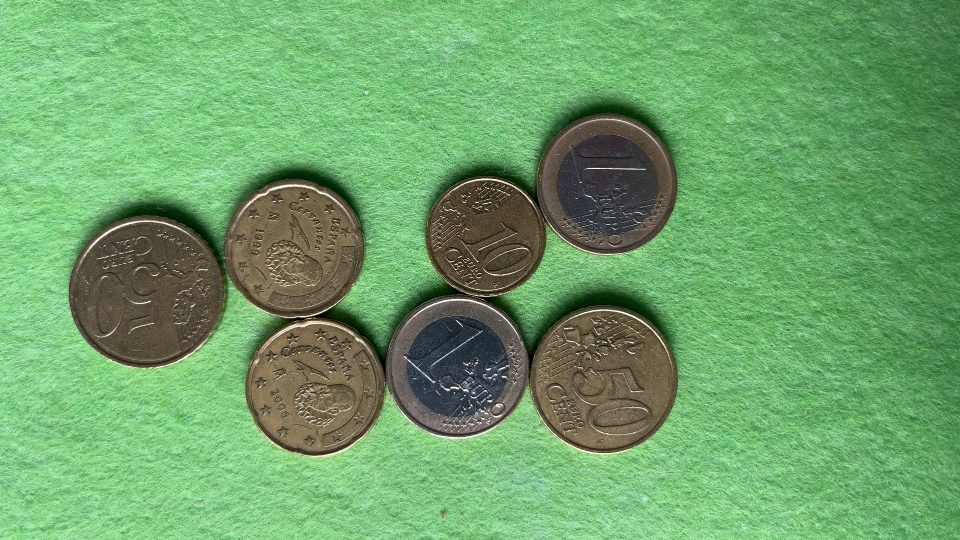
#> input picture data/images/coins.jpg, 960 x 540 px
$ jupyter execute kernels.ipynb
#> lines starting #> are read from the running program, lines starting #| are printed output that depends on the picture
[cell 1]
import cv2
import numpy as np
import matplotlib.pyplot as plt

image = cv2.imread(f'../data/images/coins.jpg')
#> image is the input picture: shape (540, 960, 3); mean B, G, R 105.8, 162.6, 109.6
image_rgb = cv2.cvtColor(image, cv2.COLOR_BGR2RGB)

plt.imshow(image_rgb)
plt.title("Original Image")
plt.axis('off')
plt.show()


image = cv2.resize(image, (0, 0), fx=0.5, fy=0.5)
#> image: shape (270, 480, 3)
image = cv2.GaussianBlur(image, (3, 3), 1)
image_rgb = cv2.cvtColor(image, cv2.COLOR_BGR2RGB)
#> image_rgb: shape (270, 480, 3)

plt.imshow(image_rgb)
plt.title("Original Image")
plt.axis('off')
plt.show()

[cell 2]
Laplacian = np.array([[0, 1, 0],
                      [1, -4, 1],
                      [0, 1, 0]])

Sobel_X = np.array([[-1, 0, 1],
                    [-2, 0, 2],
                    [-1, 0, 1]])

Sobel_Y = np.array([[-1, -2, -1],
                    [ 0,  0,  0],
                    [ 1,  2,  1]])

Emboss = np.array([[-2, -1,  0],
                   [-1,  1,  1],
                    [ 0,  1,  2]])

Kirsch = np.array([[ 5,  5,  5],
                   [-3,  0, -3],
                   [-3, -3, -3]])

Prewitt_X = np.array([[-1, 0, 1],
                      [-1, 0, 1],
                      [-1, 0, 1]])

Prewitt_Y = np.array([[-1, -1, -1],
                      [ 0,  0,  0],
                      [ 1,  1,  1]])

[cell 3]
kernels = {
    "Laplacian": Laplacian,
    "Sobel X": Sobel_X,
    "Sobel Y": Sobel_Y,
   "Emboss": Emboss,
   "Kirsch Compass": Kirsch,
   "Prewitt X": Prewitt_X,
   "Prewitt Y": Prewitt_Y
}

filtered_images = {}
for name, kernel in kernels.items():
     filtered = cv2.filter2D(image_rgb, -1, kernel)
     filtered_images[name] = filtered
#> this loop made 7 passes
#> pass 1, `filtered = cv2.filter2D(image_rgb, -1, kernel)`:
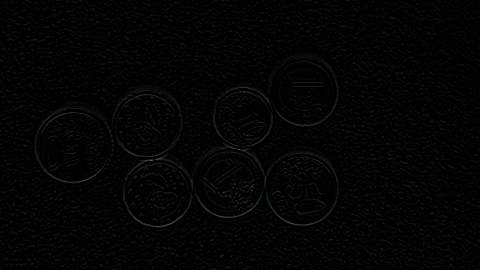
#> filtered: shape (270, 480, 3); mean R, G, B 3.3, 3.3, 3.3
#> pass 2, `filtered = cv2.filter2D(image_rgb, -1, kernel)`:
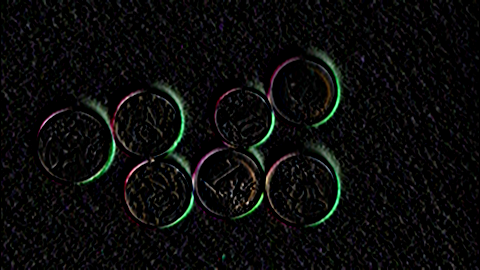
#> filtered: shape (270, 480, 3); mean R, G, B 10.1, 10.7, 10.1
#> pass 3, `filtered = cv2.filter2D(image_rgb, -1, kernel)`:
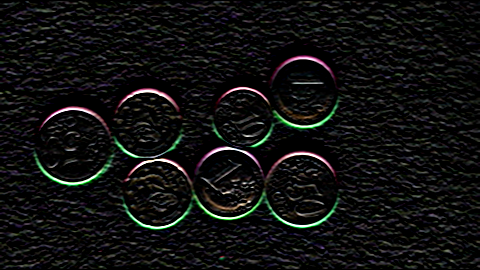
#> filtered: shape (270, 480, 3); mean R, G, B 15.7, 16.2, 15.6
#> after the loop, filtered_images = 7 items

[cell 4]
plt.figure(figsize=(12, 10))
titles = ['Original Image'] + list(kernels.keys())
images = [image_rgb] + list(filtered_images.values())
#> images = 8 items

for i in range(len(images)):
    plt.subplot(3, 3, i+1)
    plt.imshow(images[i])
    plt.title(titles[i])
    plt.axis('off')
#> this loop made 8 passes

plt.tight_layout()
plt.show()
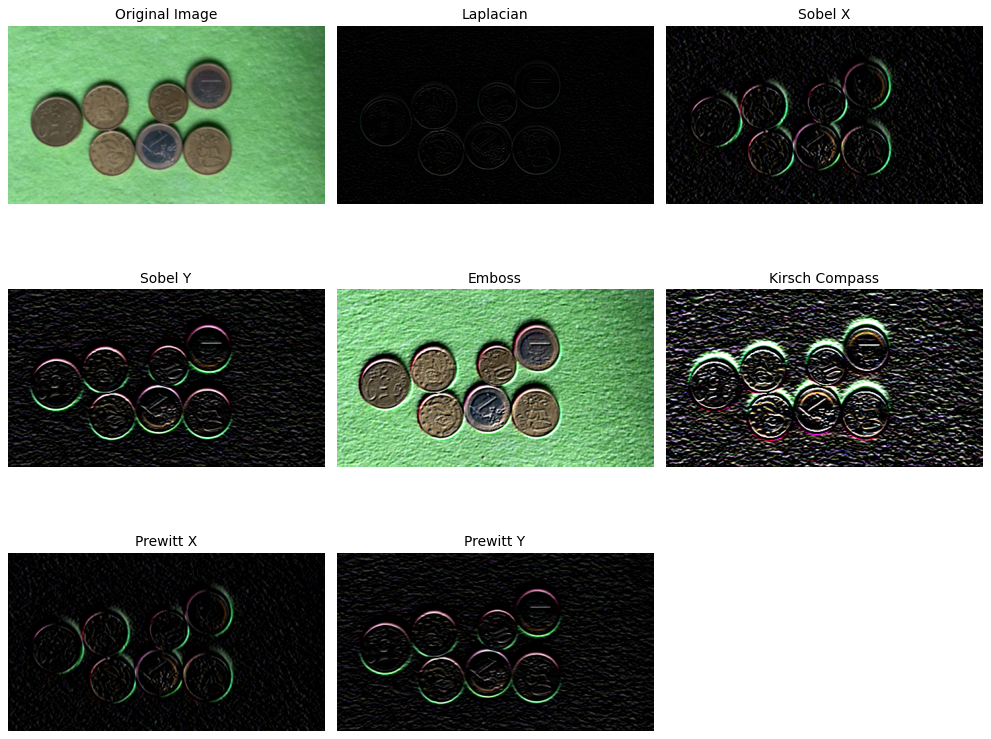
#> figure drawn by matplotlib, 8 panels

$ run again, with data/images/hsv_color_space.jpeg copied over data/images/coins.jpg
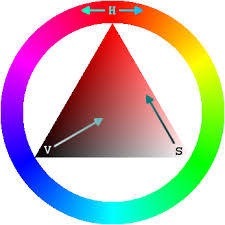
#> input picture data/images/hsv_color_space.jpeg, 225 x 225 px
#> image is the input picture: shape (225, 225, 3); mean B, G, R 184.3, 184.6, 199.3
#> `image = cv2.GaussianBlur(image, (3, 3), 1)`:
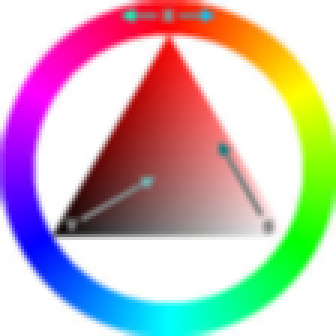
#> image: shape (112, 112, 3) (shown 3 times larger); mean B, G, R 183.7, 183.8, 198.8
#> the loop `for name, kernel in kernels.items():` made 7 passes
#> pass 3, `filtered = cv2.filter2D(image_rgb, -1, kernel)`:
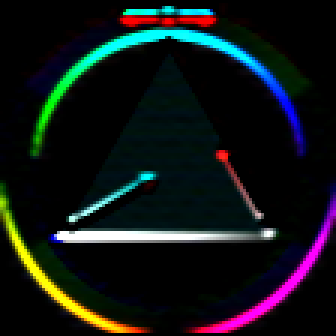
#> filtered: shape (112, 112, 3) (shown 3 times larger); mean R, G, B 16.9, 21.9, 22.3
#> after the loop `for name, kernel in kernels.items():`: filtered_images = 7 items
#> images = 8 items
#> the loop `for i in range(len(images)):` made 8 passes
